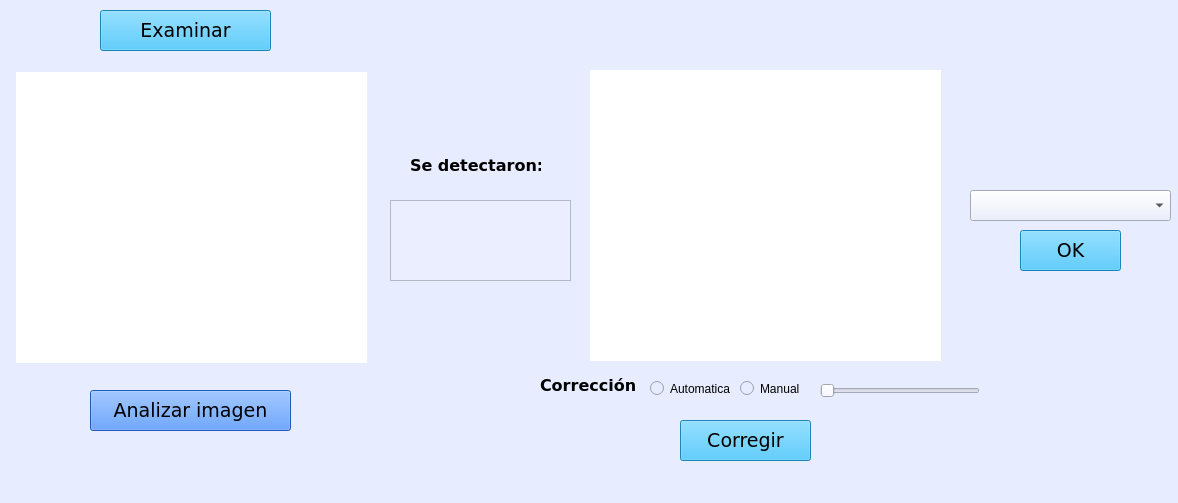
<?xml version="1.0" encoding="UTF-8"?>
<ui version="4.0">
 <class>MainWindow</class>
 <widget class="QMainWindow" name="MainWindow">
  <property name="geometry">
   <rect>
    <x>0</x>
    <y>0</y>
    <width>1178</width>
    <height>503</height>
   </rect>
  </property>
  <property name="windowTitle">
   <string>MainWindow</string>
  </property>
  <property name="styleSheet">
   <string notr="true">background-color: rgb(231, 236, 255);</string>
  </property>
  <widget class="QWidget" name="centralwidget">
   <widget class="QPushButton" name="Examinar">
    <property name="geometry">
     <rect>
      <x>100</x>
      <y>10</y>
      <width>171</width>
      <height>41</height>
     </rect>
    </property>
    <property name="font">
     <font>
      <family>Verdana</family>
      <pointsize>14</pointsize>
     </font>
    </property>
    <property name="styleSheet">
     <string notr="true">background-color: rgb(37, 186, 255);</string>
    </property>
    <property name="text">
     <string>Examinar</string>
    </property>
   </widget>
   <widget class="QPushButton" name="Analizar">
    <property name="geometry">
     <rect>
      <x>90</x>
      <y>390</y>
      <width>201</width>
      <height>41</height>
     </rect>
    </property>
    <property name="font">
     <font>
      <family>Verdana</family>
      <pointsize>14</pointsize>
     </font>
    </property>
    <property name="styleSheet">
     <string notr="true">background-color: rgb(44, 128, 255);</string>
    </property>
    <property name="text">
     <string>Analizar imagen</string>
    </property>
   </widget>
   <widget class="QTextEdit" name="textEdit">
    <property name="geometry">
     <rect>
      <x>390</x>
      <y>200</y>
      <width>181</width>
      <height>81</height>
     </rect>
    </property>
    <property name="font">
     <font>
      <family>Verdana</family>
      <pointsize>12</pointsize>
      <weight>75</weight>
      <bold>true</bold>
     </font>
    </property>
    <property name="styleSheet">
     <string notr="true">background-color: rgb(234, 238, 255);</string>
    </property>
    <property name="html">
     <string>&lt;!DOCTYPE HTML PUBLIC &quot;-//W3C//DTD HTML 4.0//EN&quot; &quot;http://www.w3.org/TR/REC-html40/strict.dtd&quot;&gt;
&lt;html&gt;&lt;head&gt;&lt;meta name=&quot;qrichtext&quot; content=&quot;1&quot; /&gt;&lt;style type=&quot;text/css&quot;&gt;
p, li { white-space: pre-wrap; }
&lt;/style&gt;&lt;/head&gt;&lt;body style=&quot; font-family:'Verdana'; font-size:12pt; font-weight:600; font-style:normal;&quot;&gt;
&lt;p align=&quot;center&quot; style=&quot;-qt-paragraph-type:empty; margin-top:0px; margin-bottom:0px; margin-left:0px; margin-right:0px; -qt-block-indent:0; text-indent:0px;&quot;&gt;&lt;br /&gt;&lt;/p&gt;&lt;/body&gt;&lt;/html&gt;</string>
    </property>
   </widget>
   <widget class="QSlider" name="horizontalSlider">
    <property name="geometry">
     <rect>
      <x>820</x>
      <y>380</y>
      <width>160</width>
      <height>22</height>
     </rect>
    </property>
    <property name="maximum">
     <number>100</number>
    </property>
    <property name="orientation">
     <enum>Qt::Horizontal</enum>
    </property>
   </widget>
   <widget class="QRadioButton" name="radioButton">
    <property name="geometry">
     <rect>
      <x>740</x>
      <y>380</y>
      <width>71</width>
      <height>17</height>
     </rect>
    </property>
    <property name="text">
     <string>Manual</string>
    </property>
   </widget>
   <widget class="QRadioButton" name="automatica">
    <property name="geometry">
     <rect>
      <x>650</x>
      <y>380</y>
      <width>81</width>
      <height>17</height>
     </rect>
    </property>
    <property name="text">
     <string>Automatica</string>
    </property>
   </widget>
   <widget class="QLabel" name="label">
    <property name="geometry">
     <rect>
      <x>540</x>
      <y>370</y>
      <width>101</width>
      <height>31</height>
     </rect>
    </property>
    <property name="font">
     <font>
      <family>Verdana</family>
      <pointsize>12</pointsize>
      <weight>75</weight>
      <bold>true</bold>
     </font>
    </property>
    <property name="text">
     <string>Corrección</string>
    </property>
   </widget>
   <widget class="QLabel" name="label_2">
    <property name="geometry">
     <rect>
      <x>16</x>
      <y>72</y>
      <width>351</width>
      <height>291</height>
     </rect>
    </property>
    <property name="styleSheet">
     <string notr="true">background-color: rgb(255, 255, 255);</string>
    </property>
    <property name="text">
     <string/>
    </property>
   </widget>
   <widget class="QLabel" name="label_3">
    <property name="geometry">
     <rect>
      <x>590</x>
      <y>70</y>
      <width>351</width>
      <height>291</height>
     </rect>
    </property>
    <property name="styleSheet">
     <string notr="true">background-color: rgb(255, 255, 255);</string>
    </property>
    <property name="text">
     <string/>
    </property>
   </widget>
   <widget class="QLabel" name="label_4">
    <property name="geometry">
     <rect>
      <x>410</x>
      <y>150</y>
      <width>131</width>
      <height>31</height>
     </rect>
    </property>
    <property name="font">
     <font>
      <family>Verdana</family>
      <pointsize>12</pointsize>
      <weight>75</weight>
      <bold>true</bold>
     </font>
    </property>
    <property name="text">
     <string>Se detectaron:</string>
    </property>
   </widget>
   <widget class="QPushButton" name="Corregir">
    <property name="geometry">
     <rect>
      <x>680</x>
      <y>420</y>
      <width>131</width>
      <height>41</height>
     </rect>
    </property>
    <property name="font">
     <font>
      <family>Verdana</family>
      <pointsize>14</pointsize>
     </font>
    </property>
    <property name="styleSheet">
     <string notr="true">background-color: rgb(37, 186, 255);</string>
    </property>
    <property name="text">
     <string>Corregir</string>
    </property>
   </widget>
   <widget class="QComboBox" name="popup">
    <property name="geometry">
     <rect>
      <x>970</x>
      <y>190</y>
      <width>201</width>
      <height>31</height>
     </rect>
    </property>
    <property name="font">
     <font>
      <family>Verdana</family>
      <pointsize>10</pointsize>
      <weight>75</weight>
      <bold>true</bold>
     </font>
    </property>
    <item>
     <property name="text">
      <string/>
     </property>
    </item>
    <item>
     <property name="text">
      <string>Guardar imagen original</string>
     </property>
    </item>
    <item>
     <property name="text">
      <string>Guardar imagen corregida</string>
     </property>
    </item>
    <item>
     <property name="text">
      <string>Eliminar imagen</string>
     </property>
    </item>
    <item>
     <property name="text">
      <string>Guardar imagen sin etiquetas</string>
     </property>
    </item>
    <item>
     <property name="text">
      <string>Descargar mascara binaria RE</string>
     </property>
    </item>
    <item>
     <property name="text">
      <string/>
     </property>
    </item>
   </widget>
   <widget class="QPushButton" name="Corregir_2">
    <property name="geometry">
     <rect>
      <x>1020</x>
      <y>230</y>
      <width>101</width>
      <height>41</height>
     </rect>
    </property>
    <property name="font">
     <font>
      <family>Verdana</family>
      <pointsize>14</pointsize>
     </font>
    </property>
    <property name="styleSheet">
     <string notr="true">background-color: rgb(37, 186, 255);</string>
    </property>
    <property name="text">
     <string>OK</string>
    </property>
   </widget>
  </widget>
  <widget class="QMenuBar" name="menubar">
   <property name="geometry">
    <rect>
     <x>0</x>
     <y>0</y>
     <width>1178</width>
     <height>21</height>
    </rect>
   </property>
  </widget>
  <widget class="QStatusBar" name="statusbar"/>
 </widget>
 <resources/>
 <connections/>
</ui>
